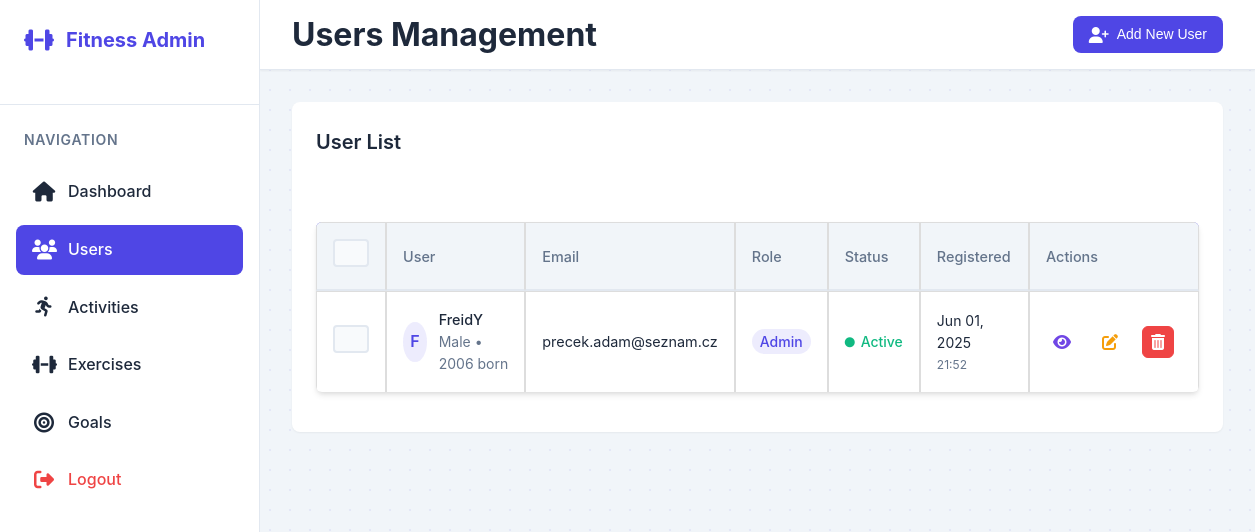
The page /admin/users.php (signed in) on the database its author committed.
### tables this page shows
CREATE TABLE IF NOT EXISTS users (
    id INT AUTO_INCREMENT PRIMARY KEY,
    username VARCHAR(50) NOT NULL UNIQUE,
    email VARCHAR(100) NOT NULL UNIQUE,
    password VARCHAR(255) NOT NULL,
    user_type ENUM('user', 'admin') NOT NULL DEFAULT 'user',
    gender ENUM('male', 'female','other') NOT NULL,
    height DECIMAL(5,2) DEFAULT NULL,
    weight DECIMAL(5,2) DEFAULT NULL,
    date_of_birth DATE DEFAULT NULL,
    created_at TIMESTAMP DEFAULT CURRENT_TIMESTAMP,
    updated_at TIMESTAMP DEFAULT CURRENT_TIMESTAMP ON UPDATE CURRENT_TIMESTAMP
);

### admin/users.php (the view, shortened to what this page needs)
<?php
require_once '../config.php';
$users = [];
$error_message = '';
try {
    $stmt = $pdo->query("SELECT id, username, email, user_type, gender, height, weight, date_of_birth, created_at FROM users ORDER BY created_at DESC");
    $users = $stmt->fetchAll(PDO::FETCH_ASSOC);
} catch (PDOException $e) {
    $error_message = "Error fetching users: " . $e->getMessage();
}
?>
<!DOCTYPE html>
<html lang="en">
<head>
    <link rel="stylesheet" href="../public/css/styles.css">
    <link rel="stylesheet" href="../public/css/admin.css">
    <link rel="stylesheet" href="https://cdnjs.cloudflare.com/ajax/libs/font-awesome/6.5.1/css/all.min.css">
</head>
<body class="admin-body">
    <div class="admin-layout">
        <aside class="admin-sidebar">
            <div class="sidebar-header">
                <h2 class="sidebar-logo">
                    <i class="fas fa-dumbbell"></i>
                    <span>Fitness Admin</span>
                </h2>
            </div>
            <nav class="sidebar-nav">
                <div class="nav-section">
                    <h3 class="nav-title">Navigation</h3>
                    <ul>
                        <li>
                            <a href="index.php">
                                <i class="fas fa-home"></i>
                                <span>Dashboard</span>
                            </a>
                        </li>
                        <li>
                            <a href="users.php" class="active">
                                <i class="fas fa-users"></i>
                                <span>Users</span>
                            </a>
                        </li>
                        <li>
                            <a href="activities.php">
                                <i class="fas fa-running"></i>
                                <span>Activities</span>
                            </a>
                        </li>
                        <li>
                            <a href="exercises.php">
                                <i class="fas fa-dumbbell"></i>
                                <span>Exercises</span>
                            </a>
                        </li>
                        <li>
                            <a href="manage_goals.php">
                                <i class="fas fa-bullseye"></i>
                                <span>Goals</span>
                            </a>
                        </li>
                        <li>
                            <a href="logout.php" class="logout-link">
                                <i class="fas fa-sign-out-alt"></i>
                                <span>Logout</span>
                            </a>
                        </li>
                    </ul>
                </div>
            </nav>
        </aside>
        <main class="admin-main">
            <header class="admin-header">
                <div class="header-content">
                    <h1>Users Management</h1>
                    <div class="header-actions">
                        <button class="btn btn-primary" onclick="location.href='edit_user.php'">
                            <i class="fas fa-user-plus"></i>
                            Add New User
                        </button>
                    </div>
                </div>
            </header>
            <div class="admin-content">
                <div class="content-card">
                    <div class="card-header">
                        <h2>User List</h2>
                    </div>
                    <?php if (empty($users) && !$error_message): ?>
                        <div class="empty-state">
                            <i class="fas fa-users"></i>
                            <p>No users found</p>
                            <button class="btn btn-primary" onclick="location.href='edit_user.php'">Add First User</button>
                        </div>
                    <?php elseif (!$error_message): ?>
                        <div class="table-responsive">
                            <table class="admin-table">
                                <thead>
                                    <tr>
                                        <th>
                                            <input type="checkbox" id="selectAll">
                                        </th>
                                        <th>User</th>
                                        <th>Email</th>
                                        <th>Role</th>
                                        <th>Status</th>
                                        <th>Registered</th>
                                        <th>Actions</th>
                                    </tr>
                                </thead>
                                <tbody>
                                    <?php foreach ($users as $user): ?>
                                        <tr>
                                            <td>
                                                <input type="checkbox" class="user-select" value="<?php echo $user['id']; ?>">
                                            </td>
                                            <td>
                                                <div class="user-info">
                                                    <div class="user-avatar">
                                                        <?php echo strtoupper(substr($user['username'], 0, 1)); ?>
                                                    </div>
                                                    <div class="user-details">
                                                        <span class="user-name"><?php echo htmlspecialchars($user['username']); ?></span>
                                                        <span class="user-meta">
                                                            <?php
                                                            $details = [];
                                                            if ($user['gender']) $details[] = ucfirst($user['gender']);
                                                            if ($user['date_of_birth']) $details[] = date('Y', strtotime($user['date_of_birth'])) . ' born';
                                                            echo htmlspecialchars(implode(' • ', $details));
                                                            ?>
                                                        </span>
                                                    </div>
                                                </div>
                                            </td>
                                            <td><?php echo htmlspecialchars($user['email']); ?></td>
                                            <td>
                                                <span class="badge <?php echo $user['user_type'] === 'admin' ? 'badge-primary' : 'badge-secondary'; ?>">
                                                    <?php echo htmlspecialchars($user['user_type']); ?>
                                                </span>
                                            </td>
                                            <td>
                                                <span class="status-badge status-active">
                                                    <i class="fas fa-circle"></i>
                                                    Active
                                                </span>
                                            </td>
                                            <td>
                                                <div class="date-info">
                                                    <?php
                                                    $date = new DateTime($user['created_at']);
                                                    echo $date->format('M d, Y');
                                                    ?>
                                                    <span class="date-meta">
                                                        <?php echo $date->format('H:i'); ?>
                                                    </span>
                                                </div>
                                            </td>
                                            <td class="actions">
                                                <div class="action-buttons">
                                                    <button class="btn btn-icon btn-info" title="View Details" onclick="location.href='user_details.php?id=<?php echo $user['id']; ?>'">
                                                        <i class="fas fa-eye"></i>
                                                    </button>
                                                    <button class="btn btn-icon btn-warning" title="Edit User" onclick="location.href='edit_user.php?id=<?php echo $user['id']; ?>'">
                                                        <i class="fas fa-edit"></i>
                                                    </button>
                                                    <button class="btn btn-icon btn-danger" title="Delete User" onclick="confirmDelete(<?php echo $user['id']; ?>)">
                                                        <i class="fas fa-trash-alt"></i>
                                                    </button>
                                                </div>
                                            </td>
                                        </tr>
                                    <?php endforeach; ?>
                                </tbody>
                            </table>
                        </div>
                    <?php endif; ?>
                </div>
            </div>
        </main>
    </div>
</body>
</html>

### rows shown on the page
users: username "F", username "FreidY", details "Male • 2006 born", email "precek.adam@seznam.cz", user_type "Admin", created_at "Jun 01, 2025", created_at "21:52"
